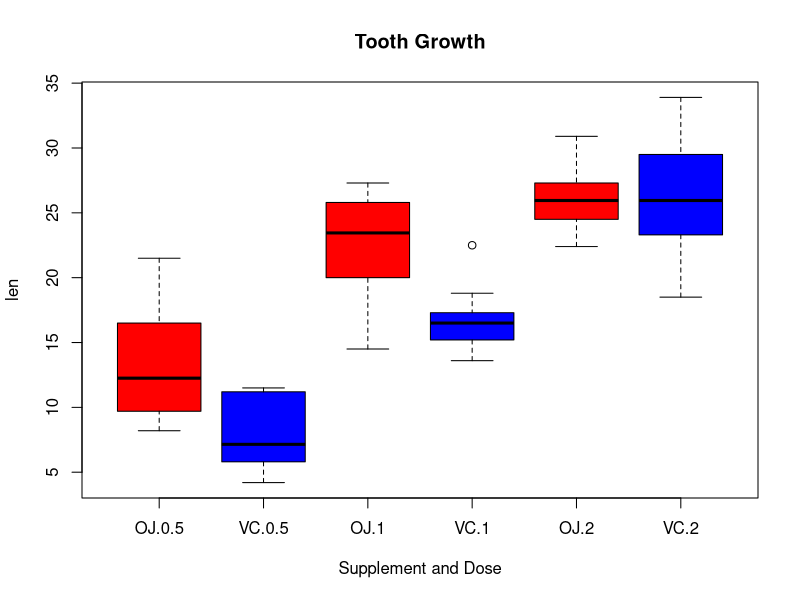

Source code (R):
## ---- chunk 1
data(ToothGrowth)
## ---- chunk 2
str(ToothGrowth)
head(ToothGrowth)
tail(ToothGrowth)
## ---- chunk 3
boxplot(len~supp*dose, data=ToothGrowth, notch=FALSE, 
  col=(c("red","blue")),
  main="Tooth Growth", xlab="Supplement and Dose")
## ---- chunk 4
ToothGrowth$index <- rep(1:6, each = 10)
head(ToothGrowth, n = 12)
## ---- chunk 5
ToothGrowth[ToothGrowth$index %in% 1, ]
## ---- chunk 6
t.test(ToothGrowth[ToothGrowth$index %in% 4, ]$len - ToothGrowth[ToothGrowth$index %in% 1, ]$len)
## ---- chunk 7
t.test(ToothGrowth[ToothGrowth$index %in% 5, ]$len - ToothGrowth[ToothGrowth$index %in% 2, ]$len)
## ---- chunk 8
t.test(ToothGrowth[ToothGrowth$index %in% 6, ]$len - ToothGrowth[ToothGrowth$index %in% 3, ]$len)
## ---- chunk 9
t.test(ToothGrowth[ToothGrowth$index %in% c(4, 5, 6), ]$len - ToothGrowth[ToothGrowth$index %in% c(1, 2, 3), ]$len)
